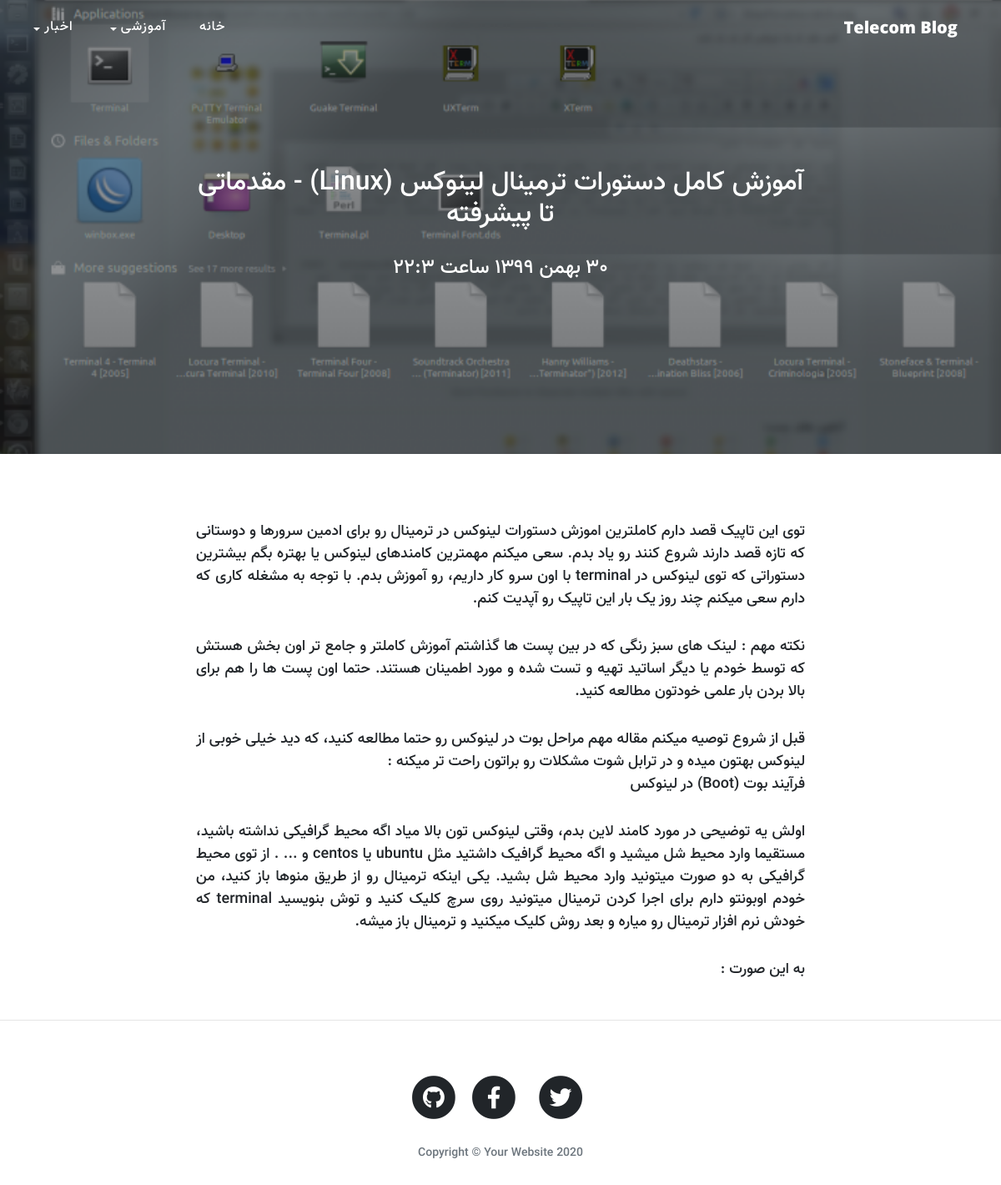
/article/mozsh-ml-dstort-trmnl-lnos-linux-mkdmt-t-shrfth, run on the app's committed database.
### blog/models.py (models this page shows, shortened)
class Category(models.Model):
    parent = models.ForeignKey('self',null=True, blank=True, on_delete=models.SET_NULL,related_name='children',verbose_name='زیر دسته')
    title = models.CharField(max_length=200 , verbose_name='عنوان دسته بندی')
    slug = models.SlugField(max_length=100, unique=True , verbose_name='آدرس دسته بندی')
    image = models.ImageField(upload_to = 'image/categoryImage', null=True , blank = True)
    status = models.BooleanField(default = True, verbose_name = 'آیا نمایش داده شود؟')
    position = models.IntegerField(verbose_name= 'جایگاه')
    class Meta:
        verbose_name = 'دسته بندی'
        verbose_name_plural = 'دسته بندی ها'
        ordering = ['parent__id','position']
    objects = CategoryManeger()

class Article(models.Model):
    STATUS_CHOICES = (('d', '‍‍‍پیش نویس '), ('p', 'انتشار'))
    title = models.CharField(max_length=200 , verbose_name='عنوان مقاله')
    slug = models.SlugField(max_length=100, unique=True , verbose_name='آدرس مقاله')
    description = models.TextField(verbose_name='محتوا مقاله')
    thumbnail = models.ImageField(upload_to='images', verbose_name='عکس مقاله')
    publish = models.DateTimeField(default=timezone.now , verbose_name='زمان انتشار')
    created = models.DateTimeField(auto_now_add=True)
    update = models.DateTimeField(auto_now=True)
    status = models.CharField(max_length=1, choices=STATUS_CHOICES , verbose_name='وضعیت مقاله')
    category = models.ManyToManyField(Category,verbose_name='دسته بندی',related_name = 'articles')
    class Meta:
        verbose_name = 'مقاله'
        verbose_name_plural = 'مقالات'
        ordering = ['-publish']
    def jpublish(self):
        return jalali_converter(self.publish)
    jpublish.short_description = 'زمان انتشار'
    def thumbnail_tag (self):
        return format_html("<img style=' width : 150px ; height: 110px ; border-radius: 5px;' src = '{}' >".format(self.thumbnail.url))
    thumbnail_tag.short_description = 'عکس مقاله'
    objects = ArticleManger()

### blog/views.py (the view)
# urls.py: path('article/<slug:slug>', ArticleDetail.as_view(), name="detail"),
class ArticleDetail(DetailView):
    def get_object(self):
        slug = self.kwargs.get('slug')
        return get_object_or_404(
            Article.objects.published(),
            slug=slug,
        )

### blog/models.py (called while the page is built)
    def published(self):
        return self.filter(status = 'p')

    def active(self):
        return self.filter(status = True)

### blog/templatetags/base_tags.py (called while the page is built)
@register.inclusion_tag("blog/partials/category-navbar.html")
def category_navbar():
    data = {
        'category': Category.objects.filter(status=True),
    }
    return data

@register.simple_tag
def title():
    return 'Telecom Blog'

### extensions/jalali.py (called while the page is built)
    def persian_tuple(self):
        return self.persian_year, self.persian_month, self.persian_day

### extensions/utils.py (called while the page is built)
def persian_number_converter(mystr):
    numbers = {
        '0': '۰',
        '1': '۱',
        '2': '۲',
        '3': '۳',
        '4': '۴',
        '5': '۵',
        '6': '۶',
        '7': '۷',
        '8': '۸',
        '9': '۹',
    }
    for e, p in numbers.items():
        mystr = mystr.replace(e, p)
    return mystr

def jalali_converter(time):
    jmonth = [
        "فروردین", "اردیبهشت", "خرداد", "تیر", "مرداد", "شهریور", "مهر",
        "آبان", "آذر", "دی", "بهمن", "اسفند"
    ]
    time = timezone.localtime(time)
    time_is_str = "{},{},{}".format(time.year, time.month, time.day)
    time_is_tuple = jalali.Gregorian(time_is_str).persian_tuple()
    time_is_list = list(time_is_tuple)
    for index, month in enumerate(jmonth):
        if time_is_list[1] == index + 1:
            time_is_list[1] = month
            break
    output = '{} {} {}  ساعت  {}:{}'.format(time_is_list[2], time_is_list[1],
                                            time_is_list[0], time.hour,
                                            time.minute)
    return persian_number_converter(output)

### blog/templates/blog/article_detail.html (shortened to what this page needs)
{% extends 'blog/base.html' %}
{% load static %}
{% block main %}
<header class="masthead" style="background-image: url({{object.thumbnail.url}})">
  <div class="overlay"></div>
  <div class="container">
    <div class="row">
      <div class="col-lg-8 col-md-10 mx-auto">
        <div class="site-heading">
          <h2>{{object.title}}</h2>
          <h4 style="margin-top: 30px;">{{object.jpublish}}</h4>
        </div>
      </div>
    </div>
  </div>
</header>
<article>
  <div class="container">
    <div class="row">
      <div class="col-lg-8 col-md-10 mx-auto "
      style="text-align: justify; word-wrap: break-word;word-spacing: initial;font-size: 18px; line-height: 2;list-style-type: persian;letter-spacing: 0;">
        {{object.description | linebreaks}}
      </div>
    </div>
  </div>
</article>
{% endblock %}

### blog/templates/blog/partials/category-navbar.html (shortened to what this page needs)
<ul class="navbar-nav">
    <li class="nav-item">
        <a class="nav-link " href="{% url 'blog:home' %}">خانه</a>
    </li>
    {% for cat in category%}
    {% if cat.parent == None %}
    <li class="nav-item dropdown">
        <a class="nav-link dropdown-toggle" href="#" id="navbarDropdown" role="button" data-toggle="dropdown"
            href="{% url 'blog:category' cat.slug %}">{{cat.title}}</a>
    </li>
    {% endif %}
    {% endfor %}
</ul>

### blog/templates/blog/base.html (style rules this page uses)
body { direction: rtl; text-align: right; font-family: 'vazir-medium' !important; }
.navbar-nav { margin-right: auto; }
.navbar-nav li a { font-size: 16px !important; }
h1, h2, h3, h4, h5, h6 { font-weight: 800; font-family: 'vazir-medium' !important; }
a { text-decoration: none !important; }
header.masthead { background-image: url("../../static/blog/img/home-bg.jpg") }
.dropdown-toggle::after { margin-right: 5px; vertical-align: -1px; }

### data on the page
Category: title "آموزشی"
Category: title "اخبار"
Article: thumbnail (picture), title "آموزش کامل دستورات ترمینال لینوکس (Linux) - مقدماتی تا پیشرفته", jpublish "۳۰ بهمن ۱۳۹۹ ساعت ۲۲:۳", description "توی این تاپیک قصد دارم کاملترین اموزش دستورات لینوکس در ترمینال رو برای ادمین سرورها و دوستانی که تازه قصد دارند شروع کنند رو یاد بدم. سعی میکنم مهمترین کامندهای لینوکس یا بهتره بگم بیشترین دستوراتی که توی لینوکس در terminal با اون سرو کار داریم، رو آموزش بدم. با توجه به مشغله کاری که دارم سعی میکنم چند روز یک بار این تاپیک رو آپدیت کنم. نکته مهم : لینک های سبز رنگی که در بین پست ها گذاشتم آموزش کاملتر و جامع تر اون بخش هستش که توسط خودم یا دیگر اساتید تهیه و تست شده و مورد اطمینان هستند. حتما اون پست ها را هم برای بالا بردن بار علمی خودتون مطالعه کنید. قبل از شروع توصیه میکنم مقاله مهم مراحل بوت در لینوکس رو حتما مطالعه کنید، که دید خیلی خوبی از لینوکس بهتون میده و در ترابل شوت مشکلات رو…"
